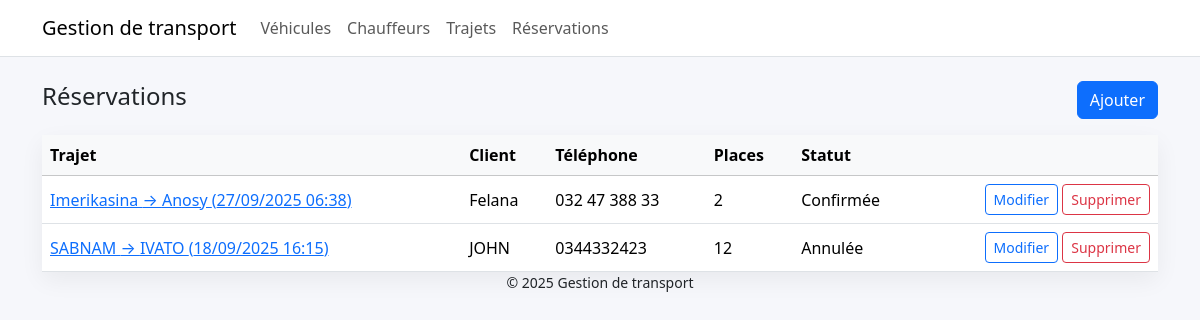
/reservations/, run on the app's committed database.
### transport/models.py (models this page shows, shortened)
class Horodatage(models.Model):
    date_creation = models.DateTimeField(auto_now_add=True)
    date_mise_a_jour = models.DateTimeField(auto_now=True)
    class Meta:
        abstract = True

class Reservation(Horodatage):
    STATUTS = [
        ('en_attente', 'En attente'),
        ('confirmee', 'Confirmée'),
        ('annulee', 'Annulée'),
    ]
    trajet = models.ForeignKey(Trajet, on_delete=models.CASCADE, related_name='reservations')
    nom_client = models.CharField(max_length=100)
    telephone_client = models.CharField(max_length=30, blank=True)
    nombre_passagers = models.PositiveIntegerField(default=1)
    statut = models.CharField(max_length=20, choices=STATUTS, default='en_attente')

class Trajet(Horodatage):
    STATUTS = [
        ('planifie', 'Planifié'),
        ('termine', 'Terminé'),
        ('annule', 'Annulé'),
    ]
    vehicule = models.ForeignKey(Vehicule, on_delete=models.PROTECT)
    chauffeur = models.ForeignKey(Chauffeur, on_delete=models.PROTECT)
    origine = models.CharField(max_length=100)
    destination = models.CharField(max_length=100)
    depart_datetime = models.DateTimeField()
    arrivee_datetime = models.DateTimeField()
    statut = models.CharField(max_length=20, choices=STATUTS, default='planifie')

### transport/views.py (the view)
# urls.py: path('reservations/', views.ReservationListeVue.as_view(), name='reservation_liste'),
class ReservationListeVue(ListeBaseVue):
    model = Reservation
    template_name = 'transport/reservation_liste.html'

### transport/templates/transport/reservation_liste.html (shortened to what this page needs)
{% extends 'base.html' %}
{% block content %}
<div class="entete-section">
  <h2 class="h4">Réservations</h2>
  <a href="{% url 'reservation_ajouter' %}" class="btn btn-primary">Ajouter</a>
</div>
<div class="card carte">
  <div class="table-responsive">
    <table class="table align-middle mb-0">
      <thead class="table-light">
        <tr>
          <th>Trajet</th><th>Client</th><th>Téléphone</th><th>Places</th><th>Statut</th><th></th>
        </tr>
      </thead>
      <tbody>
        {% for r in object_list %}
        <tr>
          <td><a href="{% url 'reservation_detail' r.pk %}">{{ r.trajet.origine }} → {{ r.trajet.destination }} ({{ r.trajet.depart_datetime|date:"d/m/Y H:i" }})</a></td>
          <td>{{ r.nom_client }}</td>
          <td>{{ r.telephone_client|default:"—" }}</td>
          <td>{{ r.nombre_passagers }}</td>
          <td>{{ r.get_statut_display }}</td>
          <td class="text-end">
            <a href="{% url 'reservation_modifier' r.pk %}" class="btn btn-sm btn-outline-primary">Modifier</a>
            <a href="{% url 'reservation_supprimer' r.pk %}" class="btn btn-sm btn-outline-danger">Supprimer</a>
          </td>
        </tr>
        {% empty %}
        <tr><td colspan="6" class="text-center text-muted py-4">Aucune réservation.</td></tr>
        {% endfor %}
      </tbody>
    </table>
  </div>
</div>
{% endblock %}

### transport/templates/base.html (style rules this page uses)
body { background:#f6f7fb; }
.carte { border:none; box-shadow: 0 8px 24px rgba(0,0,0,.06); }
.entete-section { display:flex; justify-content:space-between; align-items:center; margin-bottom:1rem; }

### data on the page
Reservation: trajet.origine "Imerikasina", trajet.destination "Anosy", trajet.depart_datetime "27/09/2025 06:38", nom_client "Felana", telephone_client "032 47 388 33", nombre_passagers "2", statut "Confirmée"
Reservation: trajet.origine "SABNAM", trajet.destination "IVATO", trajet.depart_datetime "18/09/2025 16:15", nom_client "JOHN", telephone_client "0344332423", nombre_passagers "12", statut "Annulée"
